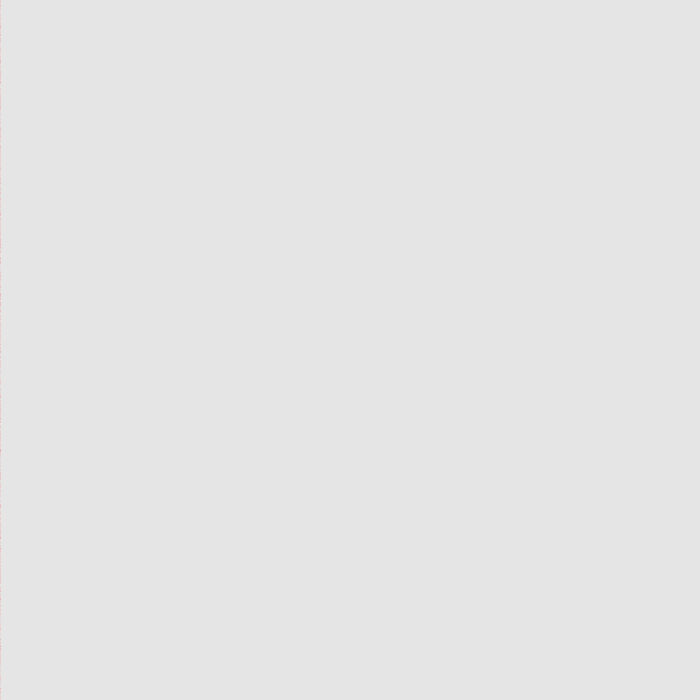
Frame 1 (no input)
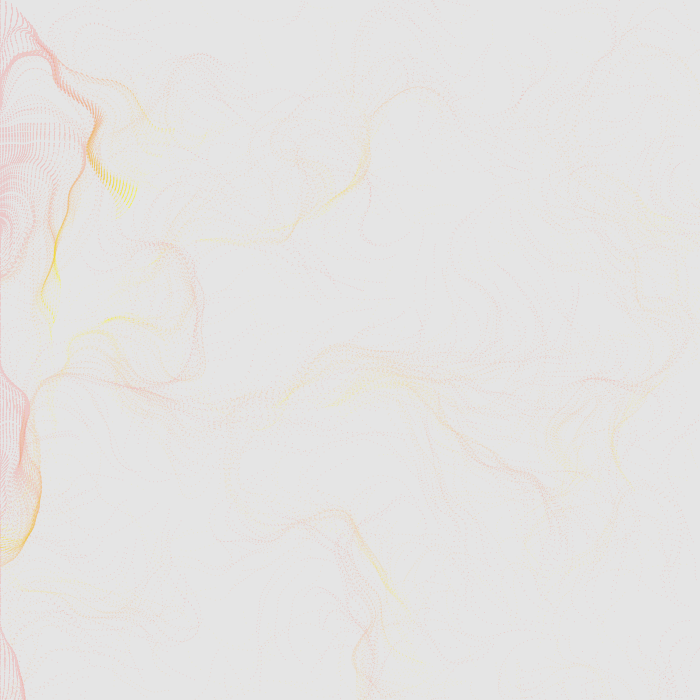
Frame 60 (the mouse pressed at the canvas centre just before this capture)
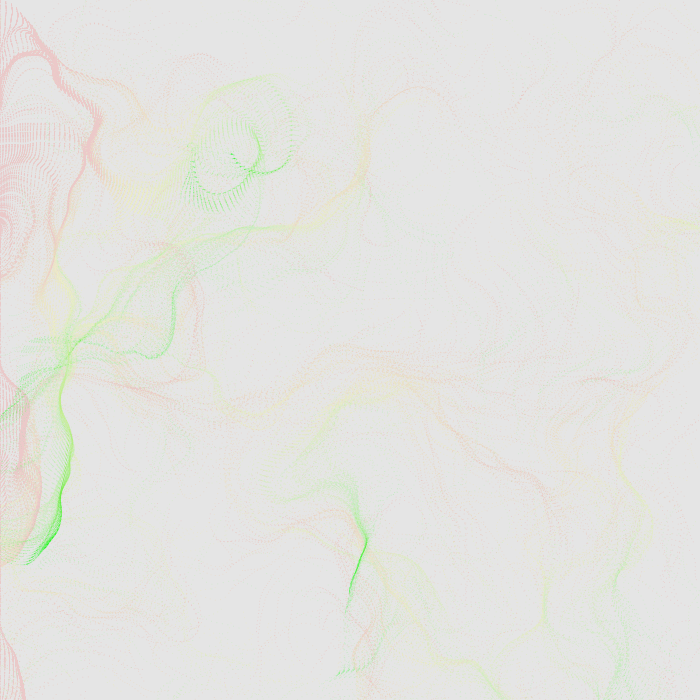
Frame 120 (the mouse held since frame 60 and released just before this capture)

The Processing sketch that drew these frames (run headless with seeded random() and noise(); from frame 60 on, the mouse is pressed at the canvas centre):

// Processing sketch: processing_79960
// ── processing_79960.pde

int num = 1500;

PVector[] pos = new PVector[num]; //point:x
PVector[] vel = new PVector[num];
PVector[] acc = new PVector[num];

float Theta;

void setup() {
  
  size(700, 700);
  
  colorMode(HSB,360,100,100);
  background(0,0,90);
  smooth();

  for (int i = 0; i < num; i++) {
    pos[i] = new PVector(0,random(0,700));
    vel[i] = new PVector(0, 0);
    acc[i] = new PVector(0,random(0,700));
  }
}

int r = 0;
int g = 0;
int b = 0;
float noisy = .003;


void draw() {
  fadeToWhite();
  
    
  
  fill(r,100,100,30);
      r++;
      if(r > 360){
        r = 0;
      }
  
      for(int i = 0; i < num; i++) {

    ellipse(pos[i].x, pos[i].y,1,1); 
    vel[i].x = 10*noise(300+pos[i].x*.007, pos[i].y*.007, noisy*2)*sin(4*PI*noise(pos[i].x*.007, pos[i].y*.007, noisy*.5));
    vel[i].y = 10*noise(300+pos[i].x*.007, pos[i].y*.007, noisy*2)*cos(4*PI*noise(pos[i].x*.007, pos[i].y*.007, noisy*.5));
    pos[i].add(vel[i]);
    if(pos[i].x < 0 || pos[i].y < 0 || pos[i].x > 700 || pos[i].y > 700){
      pos[i].x = random(0, 700);
      pos[i].y = random(0, 700);
      vel[i].x = 0;
      vel[i].y = 0;
    }
    acc[i].x = 0;
    acc[i].y = 0;
      
}
  noisy += .03;
}



void fadeToWhite(){
  noStroke();
  fill(0,0,90,7);
  rect(0,0,700,700);
}
